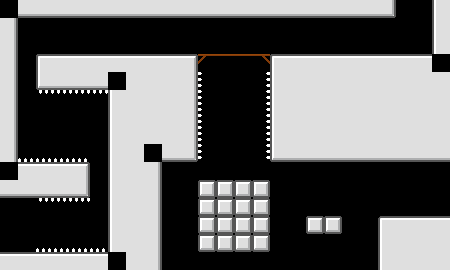

Below is a game level as drawn by its tile map, then a one-line description and the .tmx file that defines it, in full:
An orthogonal 25x15 tile map with 18x18 px tiles, 1 tile layer (Tile Layer 2), 1 hidden layer not drawn, 8 tilesets.

<map version="1.10" tiledversion="1.11.1" orientation="orthogonal" renderorder="right-down" width="25" height="15" tilewidth="18" tileheight="18" infinite="0" nextlayerid="4" nextobjectid="1">
 <tileset firstgid="1" source="marble_packed.tsx" />
 <tileset firstgid="82" source="marble-packed spike.tsx" />
 <tileset firstgid="163" source="void.tsx" />
 <tileset firstgid="164" source="spike.tsx" />
 <tileset firstgid="165" source="marble-blocks-corner-edge.tsx" />
 <tileset firstgid="197" source="more-marble-blocks.tsx" />
 <tileset firstgid="209" source="coin3-18x18.tsx" />
 <tileset firstgid="223" source="oneway.tsx" />
 <layer id="3" name="Tile Layer 2" width="25" height="15">
  <data encoding="csv">
181,47,47,47,47,47,47,47,47,47,47,47,47,47,47,47,47,47,47,47,47,48,3221225635,3221225635,64,
39,0,0,0,0,0,0,0,0,0,0,0,0,0,0,0,0,0,0,0,0,0,0,0,64,
39,0,0,0,0,0,0,0,0,0,0,0,0,0,0,0,0,0,0,0,0,0,0,0,64,
39,0,28,29,29,29,29,29,29,29,30,2147483873,224,224,225,28,29,29,29,29,29,29,29,29,190,
39,0,46,47,47,47,182,38,38,38,120,2684354724,0,0,536871076,37,38,38,38,38,38,38,38,38,38,
39,0,3221225636,3221225636,3221225636,3221225636,37,38,38,38,120,2684354724,0,0,536871076,37,38,38,38,38,38,38,38,38,38,
39,0,0,0,0,0,37,38,38,38,120,2684354724,0,0,536871076,37,38,38,38,38,38,38,38,38,38,
39,0,0,0,0,0,37,38,38,38,120,2684354724,0,0,536871076,37,38,38,38,38,38,38,38,38,38,
39,164,164,164,164,0,37,38,181,47,48,2684354724,0,0,536871076,46,47,47,47,47,47,47,47,47,47,
189,29,29,29,30,0,37,38,39,0,0,0,0,0,0,0,0,0,0,0,0,0,0,0,1610612899,
47,47,47,47,48,0,37,38,39,0,0,91,91,91,91,0,0,0,0,0,0,0,0,0,1610612899,
2684354723,0,3221225636,3221225636,3221225636,0,37,38,39,0,0,91,91,91,91,0,0,0,0,0,0,0,0,0,1610612899,
2684354723,0,0,0,0,0,37,38,39,0,0,91,91,91,91,0,0,91,91,0,0,109,110,110,110,
2684354723,0,164,164,164,164,37,38,39,0,0,91,91,91,91,0,0,0,0,0,0,118,119,119,119,
29,29,29,29,29,29,190,38,39,0,0,0,0,0,0,0,0,0,0,0,0,118,119,119,119
</data>
 </layer>
 <layer id="1" name="Tile Layer 1" width="25" height="15" visible="0">
  <data encoding="csv">
47,47,47,47,47,47,47,47,47,47,47,47,47,47,47,47,47,47,47,47,47,48,0,0,37,
38,38,38,38,38,38,38,38,38,10,10,0,0,0,0,0,0,0,0,0,0,0,0,0,37,
38,38,38,38,38,38,38,38,38,10,10,0,0,0,0,0,0,0,0,0,0,0,0,0,37,
38,38,38,38,38,38,38,38,38,38,39,2147483873,224,224,225,28,29,29,29,29,29,29,29,29,190,
38,38,38,38,38,38,38,38,38,38,39,2684354724,0,0,536871076,37,38,38,38,38,38,38,38,38,38,
38,38,38,38,38,38,38,38,38,38,39,2684354724,0,0,536871076,37,38,38,38,38,38,38,38,38,38,
38,38,38,38,38,38,38,38,38,38,39,2684354724,0,0,536871076,37,38,38,38,38,38,38,38,38,38,
38,38,38,38,38,38,38,38,38,38,39,2684354724,0,0,536871076,37,38,38,38,38,38,38,38,38,38,
38,38,38,38,38,38,38,38,181,47,48,2684354724,0,0,536871076,46,47,47,47,47,47,47,47,47,47,
38,38,38,38,38,38,38,38,39,0,0,0,0,0,0,0,0,0,0,0,0,0,0,0,1610612899,
38,38,38,38,38,38,38,38,120,0,0,91,91,91,91,0,0,0,0,0,0,0,0,0,1610612899,
38,38,38,38,38,38,38,38,120,0,0,91,91,91,91,0,0,0,0,0,0,0,0,0,1610612899,
38,38,38,38,38,38,38,38,120,0,0,10,10,10,10,0,0,10,10,0,0,28,29,110,110,
38,38,38,38,38,38,38,38,120,0,0,10,10,10,10,0,0,0,0,0,0,37,38,38,38,
38,38,38,38,38,38,38,38,120,0,0,0,0,0,0,0,0,0,0,0,0,37,38,38,38
</data>
 </layer>
</map>
